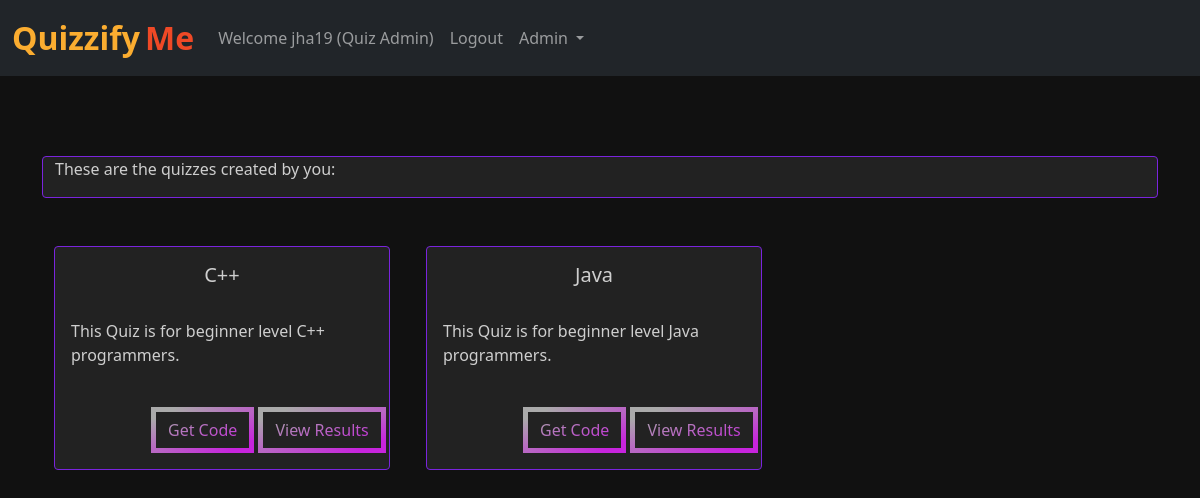
Page /api/ (signed in) on the committed database.
### frontend/models.py (models this page shows, shortened)
class Quiz(models.Model):
    name = models.CharField(max_length=50)
    desc = models.CharField(max_length=500)
    number_of_questions = models.IntegerField(default=1)
    time = models.IntegerField(help_text="Duration of the quiz in seconds", default="1")
    code = models.CharField(max_length=8, default='abc123')
    admin_id = models.IntegerField(default=1)
    def get_code(self):
        return self.code

### frontend/views.py (the view)
# urls.py: path("", views.index, name="index"),
def index(request):
    quiz = Quiz.objects.all()
    context = {'quiz' : quiz, 'user_type': '(Quiz Admin)' if request.user.is_staff else '(User)'}
    return render(request, "frontend/index.html", context=context)

### frontend/templates/frontend/index.html (shortened to what this page needs)
{% extends 'frontend/base.html' %}
{% load static %}
{% block body %}
<br><br><br>
<div class="container">
  <div class="container mx-auto mt-2">
    {% if user.is_staff %}
    <div class="row card code">
      <p>These are the quizzes created by you:</p>
    </div>
    {% endif %}
    <div class="row">
      {% if user.is_staff %}
        {% for i in quiz %}
          {% if i.admin_id == user.id %}
          <div class="col-md-4">
            <div class="card" style="width: 21rem;">
              <div class="card-body">
                <h5 class="card-title" style="text-align: center;">{{i.name}}</h5>
                <br>
                <p class="card-text">{{i.desc}}</p>
                <br>
                <button  data-id="{{i.id}} "onclick="alert('Share this code with your fellow quiz takers: {{i.get_code}}')" id="btn"
                  style="justify-content: center;" class="get-code btn mr-2 ">Get Code</button>
                <button onclick="window.location.href = window.location.href+'results/'+{{i.id}} " id="btn"
                style="justify-content: center;" class="view-results btn mr-2 ">View Results</button>
              </div>
            </div>
          </div>
          {% endif%}
        {% endfor %}
      {% endif %}
    </div>
  </div>
</div>
{% endblock %}

### frontend/templates/frontend/base.html (shortened to what this page needs)
<!doctype html>
<html lang="en">
  <head>
    <link href="https://cdn.jsdelivr.net/npm/bootstrap@5.0.2/dist/css/bootstrap.min.css" rel="stylesheet">
  </head>
  <body>
    <nav class="navbar navbar-expand-lg navbar-dark bg-dark">
        <div class="container-fluid">
          <a class="navbar-brand" href="/"><span class="head1">Quizzify</span> <span class="head2">Me</span></a>
          <div class="collapse navbar-collapse" id="navbarSupportedContent">
              {% if user.is_authenticated %}
              <ul class="navbar-nav me-auto mb-2 mb-lg-0">
                <li class="nav-item">
                  <a class="nav-link" href="#">Welcome {{request.user}} {{user_type}}</a>
                </li>
                <li class="nav-item">
                    <a class="nav-link" href="/logout">Logout</a>
                  </li>
                  {% if user.is_staff %}
                  <div class="collapse navbar-collapse" id="navbarNavDarkDropdown">
                    <ul class="navbar-nav">
                      <li class="nav-item dropdown">
                        <a class="nav-link dropdown-toggle" href="#" id="navbarDarkDropdownMenuLink" role="button" data-bs-toggle="dropdown" aria-expanded="false">
                          Admin
                        </a>
                      </li>
                    </ul>
                  </div>
                  {% endif %}
              </ul>
            {% endif %}
          </div>
        </div>
      </nav>
      {% block body %} {% endblock %}
  </body>
</html>

### frontend/templates/frontend/index.html (style rules this page uses)
.attempt,.get-code,.view-results,.enter-code { --gradient: linear-gradient(to left top, #c724dd 10%, #aaaaaa 90%) !important; }
body { background: #111; }
.card { background: #222; border: 1px solid #7a24dd; color: rgba(250, 250, 250, 0.8); margin-bottom: 3rem; }
#btn { border: 5px solid; border-image-slice: 1; background: var(--gradient) !important; -webkit-background-clip: text !important; -webkit-text-fill-color: transparent !important; border-image-source: var(--gradient) !important; text-decoration: none; position: relative; left: 80px; }
.head1 { color: #FBAD30; font-size: 2rem; font-weight: bold; height: 50px; }
.head2 { color: #EF4926; font-size: 2rem; font-weight: bold; }
.container-fluid { height: 60px; }
.row { align-content: center; }
.code { align-content: center; }

### rows in the picture
Quiz: name "C++", desc "This Quiz is for beginner level C++ programmers."
Quiz: name "Java", desc "This Quiz is for beginner level Java programmers."

### other values in the picture
{{ request.user }} "jha19"
{{ user_type }} "(Quiz Admin)"
